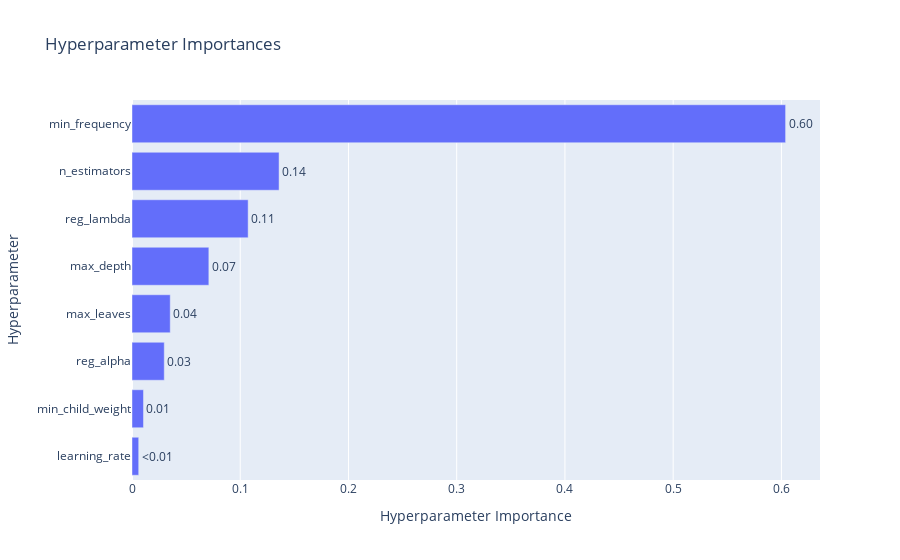

Notebook code for this chart:
### Code cell
from optuna.visualization import plot_param_importances

# Grafico de importancia de parametros
plot_param_importances(study_p)

### Figure 1 — Plotly figure (JSON) as saved in the notebook; plotly's stock layout.template omitted (floating-point values rounded to 4 significant figures)
{"data": [{"cliponaxis": false, "hovertemplate": ["learning_rate (FloatDistribution): 0.006197963371549696<extra></extra>", "min_child_weight (IntDistribution): 0.010592896703507097<extra></extra>", "reg_alpha (FloatDistribution): 0.02980266174546442<extra></extra>", "max_leaves (IntDistribution): 0.035326747975961525<extra></extra>", "max_depth (IntDistribution): 0.07100320056044908<extra></extra>", "reg_lambda (FloatDistribution): 0.10731526140084713<extra></extra>", "n_estimators (IntDistribution): 0.1358875007947632<extra></extra>", "min_frequency (FloatDistribution): 0.6038737674474578<extra></extra>"], "name": "Objective Value", "orientation": "h", "text": ["<0.01", "0.01", "0.03", "0.04", "0.07", "0.11", "0.14", "0.60"], "textposition": "outside", "type": "bar", "x": [0.006198, 0.01059, 0.0298, 0.03533, 0.071, 0.1073, 0.1359, 0.6039], "y": ["learning_rate", "min_child_weight", "reg_alpha", "max_leaves", "max_depth", "reg_lambda", "n_estimators", "min_frequency"]}], "layout": {"title": {"text": "Hyperparameter Importances"}, "xaxis": {"title": {"text": "Hyperparameter Importance"}}, "yaxis": {"title": {"text": "Hyperparameter"}}}}
